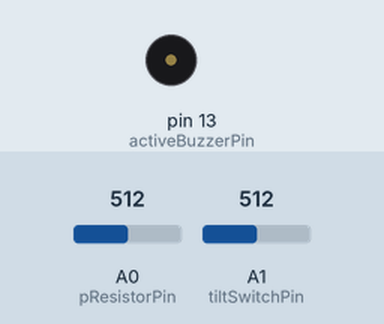
Simulated run of this sketch. Board: Arduino Uno, built with avr-gcc and run on an emulated ATmega328P. Parts: buzzer (waves = sounding, pin HIGH). The inputs (shaded band) are chosen by the test bench; at power-on: A0 (pResistorPin) = 512, A1 (tiltSwitchPin) = 512. What the sketch prints to the serial monitor is not drawn.

Above: at 0.05 s.
Timing chart, 0 to 3.8 s (numbered marks = the images above):
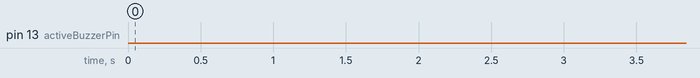

Measured:
- by itself, pin 13 (activeBuzzerPin): LOW → HIGH at 60.0 s, → LOW 0.10 s later, → HIGH 0.10 s later, → LOW 0.10 s later, … (252 changes in this stretch)
- by itself, everything shown: repeats every 1.7 s, in 6 steps

The sketch:

morning-alarm.ino
```cpp
const int pResistorPin = A0;
const int tiltSwitchPin = A1;
// const int passiveBuzzerPin = 12; // Unused
const int activeBuzzerPin = 13;

const long delayTime = 60000; // 60 seconds

long alarm = 1;
long currentTime = 0;
boolean enableAlarm = false;

void setup()
{
  Serial.begin(9600);

  pinMode(pResistorPin, INPUT);
  pinMode(tiltSwitchPin, INPUT);
  // pinMode(passiveBuzzerPin, OUTPUT);
  pinMode(activeBuzzerPin, OUTPUT);

  // Synchronize time
  currentTime = syncTime();
}

void loop()
{
  Serial.println("currentTime ");
  Serial.println(currentTime);

  Serial.println("alarm ");
  Serial.println(alarm);

  Serial.println("enableAlarm ");
  Serial.println(enableAlarm);

  Serial.println("------------");

  if(currentTime == (alarm - 1) && !enableAlarm)
  {
    Serial.println("currentTime == alarm - 1");
    delay(60000); // Trigger on minute before alarm is set, wait one minute and then trigger to avoid alarm trigger, then turned of before time updates, causing the alarm to trigger again.
    enableAlarm = true;
  }

  if(enableAlarm)
  {
    Serial.println("enableAlarm true");
    soundAlarm(); // Causes alarm sound
    checkDisableAlarm(); // Will disable alarm if requirements are met
    return;
  }

  Serial.println("delayTime");
  delay(delayTime);

  // Synchronize time // Can be done with a counter so it's only done every x minutes in case of internet usage to save some bandwidth
  currentTime = syncTime();
}

void soundAlarm()
{
  // analogWrite
  // digitalWrite

  for(int i = 0; i < 3; i++)
  {
    digitalWrite(activeBuzzerPin, HIGH);
    delay(100);
    digitalWrite(activeBuzzerPin, LOW);
    delay(100);
  }

  delay(1000);
}

long syncTime()
{
  // Return whatever is the current real time
  return 0;
}

void checkDisableAlarm()
{
  int pResistorValue = analogRead(pResistorPin);
  int tiltSwitchValue = analogRead(tiltSwitchPin);

  Serial.print("Photoresistor value: ");
  Serial.println(pResistorValue);
  Serial.print("Tilt ball switch value: ");
  Serial.println(tiltSwitchValue);

  // Disable alarm
  if(pResistorValue > 1000 && tiltSwitchValue > 500)
    enableAlarm = false;
}
```
